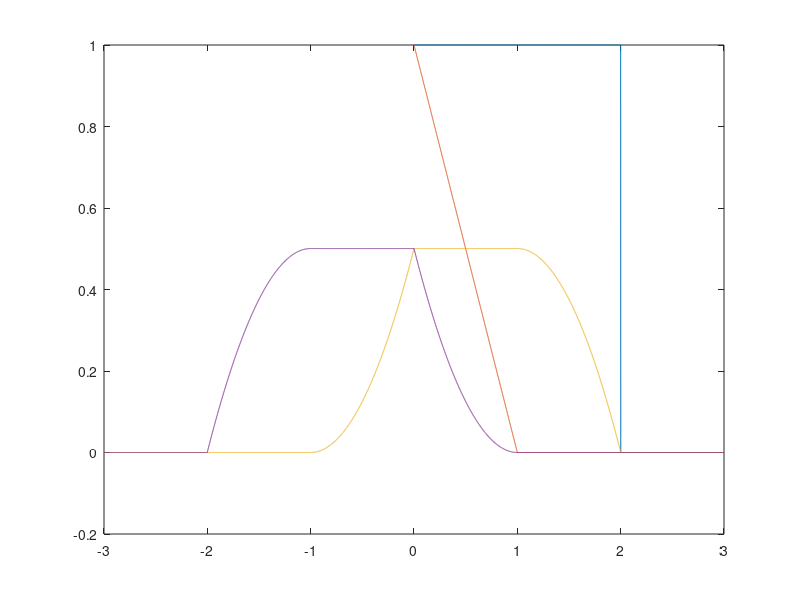

Here is the MATLAB script that generated this plot: (Note: this script raises an error after producing the figure.)
Fs = 1000;
tfin = 3;
t = 0:1/Fs:tfin;
t2 = -tfin:1/Fs:tfin;
x = 0*t;
x(1:Fs*2+1) = ones(1,Fs*2+1);
y = 0*t;
y(1:Fs+1) = 1:-1/Fs:0;

Rxy = xcorr(x,y)/Fs;
Ryx = xcorr(y,x)/Fs;

figure, plot(t,x,t,y,t2,Rxy,t2,Ryx)
	legend('x(t)','y(t)','Rxy(t)','Ryx(t)',2)
    xlabel('Time (s)')
    ylabel('Amplitude')
    title('Correlation')
    grid on

R = 0*t2;
R(Fs*2+1:Fs*3+1) = (t2(Fs*2+1:Fs*3+1).^2+2*t2(Fs*2+1:Fs*3+1)+1)/2;
R(Fs*3+1:Fs*4+1) = 0.5*ones(1,Fs+1);
R(Fs*4+1:Fs*5+1) = -t2(Fs*4+1:Fs*5+1).^2./2+t2(Fs*4+1:Fs*5+1);

figure
    plot(t2,R)
    xlabel('Time (s)')
    ylabel('Amplitude')
    title('Correlation')
    grid on
    